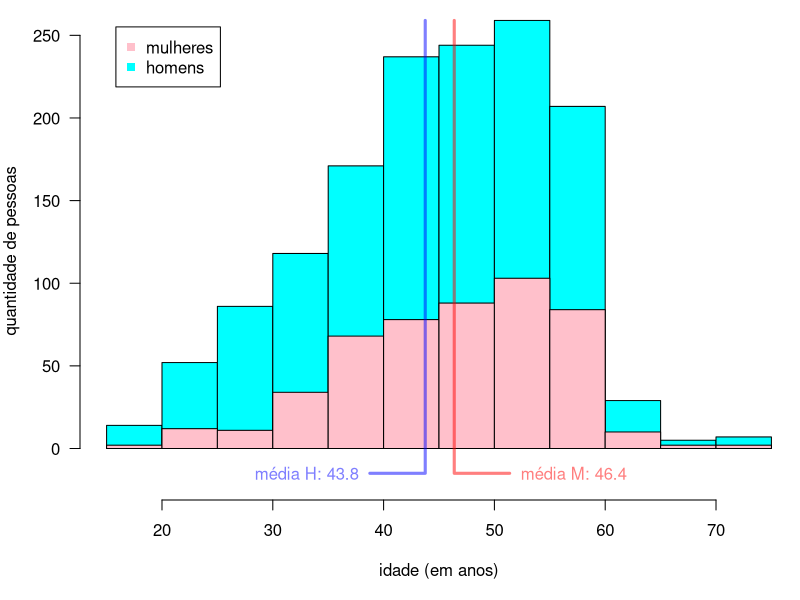
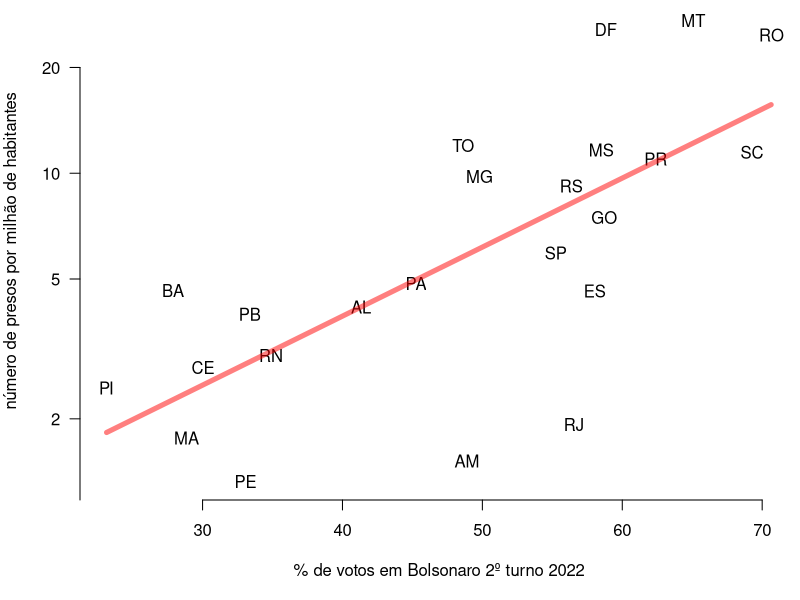

Source code (R) for these figures, in order:
presos <- read.csv ("presos.csv")

cat ("Número de presos por gênero:\n")
print (table (presos$genero))

presos$data.nascimento <- as.Date (presos$data.nascimento)
presos$idade <- as.numeric (as.Date ("2023-01-08")
                            - presos$data.nascimento) / 365.25

cat ("\nEstatíticas descriptivas por idade:\n")
print (summary (presos$idade))

n <- nrow (presos)
cat ("\nPorcentagem de presos com idade entre 45 e 55 anos:\n")
print (length (which (presos$idade > 45 & presos$idade < 55)) / n)
cat ("\nPorcentagem de presos com idade entre 40 e 60 anos:\n")
print (length (which (presos$idade > 40 & presos$idade < 60)) / n)

mean.df <- aggregate (presos, idade ~ genero, mean)
cat ("\nIdades médias por gênero:\n")
print (mean.df)
mean.f <- mean.df$idade [1]
mean.m <- mean.df$idade [2]
cat ("\nIdades medianas por gênero:\n")
print (aggregate (presos, idade ~ genero, median))
print (t.test (idade ~ genero, presos))

h <- hist (presos$idade, plot = FALSE)
max.count <- max (h$counts)

png (file = "histograma-idades.png", height = 640, width = 640, pointsize = 24)
par (mar = c (5, 4, 0.1, 0.1))
plot (h, col = "cyan", las = 1, ylim = c (-20, max.count),
      xlab = "idade (em anos)", ylab = "quantidade de pessoas", main = "")
hist (subset(presos, genero == "F")$idade, col = "pink", breaks = h$breaks,
      add = TRUE)
lines (mean.f + c (5, 0, 0), c (-15, -15, max.count), col = "#ff000080",
       lwd = 3)
text (mean.f + 6, -15, adj = c (0, 0.5), col = "#ff000080",
      label = sprintf ("média M: %.1f", mean.f))
lines (mean.m + c (-5, 0, 0), c (-15, -15, max.count), col = "#0000ff80",
       lwd = 3)
text (mean.m - 6, -15, adj = c (1, 0.5), col = "#0000ff80",
      label = sprintf ("média H: %.1f", mean.m))
legend ("topleft", legend = c("mulheres", "homens"), pch = 15,
        col = c("pink", "cyan"), inset = 0.05)
dev.off ()

cat ("\nNúmero de presos sem UF indicada:\n")
print (length (which (presos$uf == "")))

uf.count <- sort (table (presos$uf), decreasing = TRUE)
uf.count <- uf.count [which (names (uf.count) != "")]

election <- read.csv ("eleicao-2022.csv")
population <- read.csv ("populacao-2022.csv")
election$count <- election$count.pop <- election$pop <- NA
for (i in names(uf.count)) {
    idx <- which (election$uf == i)
    election$count [idx] <- uf.count [i]
    pop <- population$populacao [which (population$uf == i)]
    election$count.pop [idx] <- 1e6 * (uf.count [i] / pop)
    election$pop [idx] <- pop
}

cat ("\n|estado|número de pessoas presas|porcentagem do total|presos/população|\n|-|-|-|-|\n")
s <- sum (uf.count)
for (i in names (uf.count))
    cat (sprintf ("|%s|%s|%.1f%%|%.2f|\n", i, uf.count [i],
                  100 * (uf.count [i] / s),
                  election$count.pop [which (election$uf == i)]))

election <- subset (election, count > 5)

cat ("\nTest de correlação entre votos em Bolsonaro e número de presos por estado:\n")
print (cor.test (election$votos.bolsonaro, log (election$count.pop)))

png (file = "votos-bolsonaro-numero-presos.png", height = 640, width = 640,
     pointsize = 24)
par (mar = c (5, 4, 0.1, 0.1))
plot (election$votos.bolsonaro, election$count.pop,
      log = "y", type = "n", las = 1, bty = "n",
      xlab = "% de votos em Bolsonaro 2º turno 2022",
      ylab = "número de presos por milhão de habitantes")
text (election$votos.bolsonaro, election$count.pop, labels = election$uf)
fm <- lm (log (count.pop) ~ votos.bolsonaro, election)
x.pred <- seq (min (election$votos.bolsonaro), max (election$votos.bolsonaro),
               by = 0.1)
lines (x.pred, exp (predict (fm,
                             newdata = data.frame (votos.bolsonaro = x.pred))),
       lwd = 5, col = "#ff000080")
dev.off ()

cat ("\nTest de correlação entre número de presos e população por estado:\n")
print (cor.test (election$pop, election$count))
